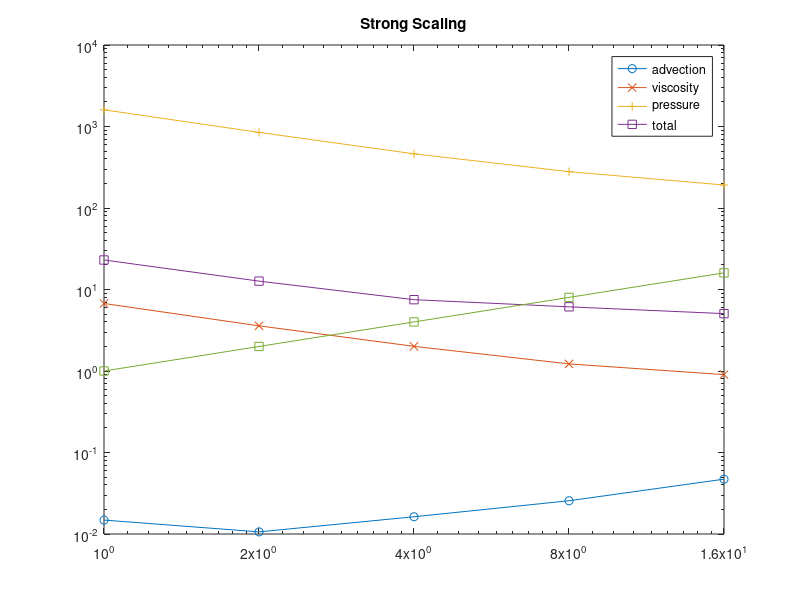

Write MATLAB code to recreate this figure. (Note: this script raises an error after producing the figure.)
clear all
close all

% strong scaling
% 32^3
Ta = [0.0470879, 0.0255821, 0.0162799, 0.010622 0.0148211];
Tv = [0.903047 1.22192 2.00721 3.58303 6.73668];
Tp = [191.473 279.286 462.294 846.638 1602.97];
Tt = [192.423 280.534 464.317 850.232 1609.72];
% Tw = [5.15275 6.3052 7.92871 13.0139 22.6568];
Nt = [16 8 4 2 1];
Tt = [5.05996 16; 6.12889 8; 7.5017 4; 12.67 2; 23.0299 1];

loglog(Nt, Ta, '-o', Nt, Tv, '-x', Nt, Tp, '-+', Nt, Tt, '-s');
xlim([0 16]);
set(gca,'XTick',[1 2 4 8 16]);
title('Strong Scaling');
legend('advection','viscosity','pressure','total');

Ep = Tt(end)./(Tt.*Nt);
semilogx(Nt, Ep, '-o');
xlim([0 16]);
set(gca,'XTick',[1 2 4 8 16]);
title('Efficiency');

% weak scaling
sqrt((32^3)^2/16*8); % 24*24*40
sqrt((32^3)^2/16*4); % 32*32*16
sqrt((32^3)^2/16*2); % 24*24*20
sqrt((32^3)^2/16*1); % 32*16*16

Tw_weak = [194.917 150.905 130.223 104.11 110.767];
semilogx(Nt, Tw_weak, '-o');
xlim([0 16]);
set(gca,'XTick',[1 2 4 8 16]);
title('Weak Scaling');
